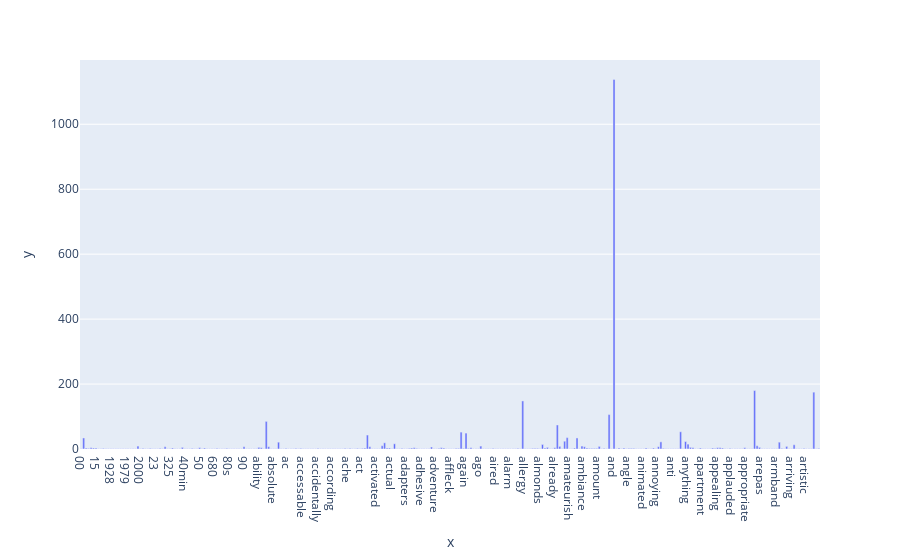

Here is the notebook cell this chart was saved with:
### Code cell
import plotly.express as px
px.bar(term_frequencies, x=count_vect.get_feature_names_out()[:300], y=term_frequencies[:300])

### Figure 1 — Plotly figure (JSON) as saved in the notebook; plotly's stock layout.template omitted (floating-point values rounded to 4 significant figures; data arrays with more than 128 entries replaced by an {"elided": "..."} marker saying what was removed)
{"data": [{"alignmentgroup": "True", "hovertemplate": "x=%{x}<br>y=%{y}<extra></extra>", "legendgroup": "", "marker": {"color": "#636efa", "pattern": {"shape": ""}}, "name": "", "offsetgroup": "", "orientation": "v", "showlegend": false, "textposition": "auto", "type": "bar", "x": {"elided": "300 str values"}, "xaxis": "x", "y": {"elided": "300 int values"}, "yaxis": "y"}], "layout": {"barmode": "relative", "legend": {"tracegroupgap": 0}, "margin": {"t": 60}, "xaxis": {"anchor": "y", "domain": [0, 1], "title": {"text": "x"}}, "yaxis": {"anchor": "x", "domain": [0, 1], "title": {"text": "y"}}}}
